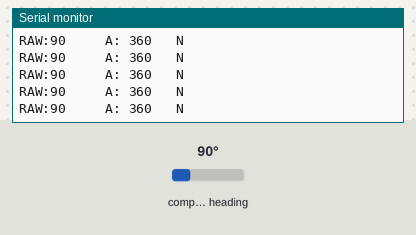
This sketch was run on a simulated Arduino Uno, built with avr-gcc and run on an emulated ATmega328P. Shown: the last lines printed to the serial monitor. The inputs (shaded band) are chosen by the test bench; at power-on: compass heading 90°.

Above: at 1.2 s.
1.3 s: compass heading set to 7°
At 1.69 s:
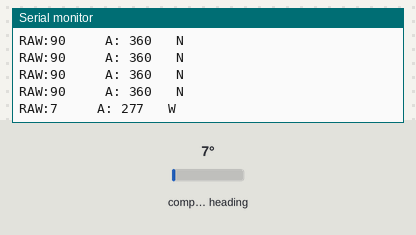
3.5 s: compass heading set to 180°
At 3.7 s:
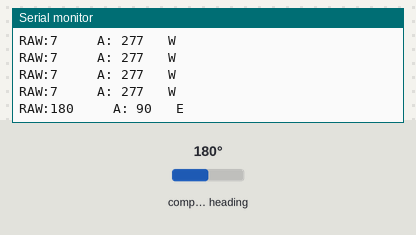
5.5 s: compass heading set to 269°
At 5.71 s:
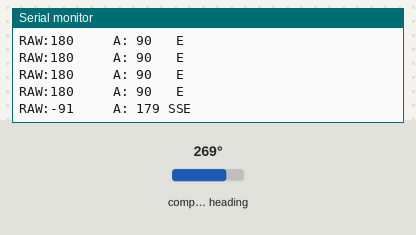
7.5 s: compass heading set to 352°
At 7.72 s:
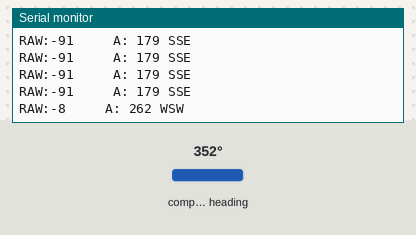

The sketch:

Compass_Readout.ino
```cpp
// (licence header left out)
#include <QMC5883LCompass.h>
#include <Wire.h>
QMC5883LCompass compass;

void setup() {
  Wire.begin();
  Serial.begin(9600);
  Serial.println("about to compass");
  compass.init();
  Serial.println("compassed");

  //compass.setCalibrationOffsets(-310.00, 2154.00, -3118.00);
  //compass.setCalibrationScales(1.75, 0.86, 0.79);

  //compass.setCalibrationOffsets(156.00, 74.00, -667.00);
  //compass.setCalibrationScales(0.95, 1.11, 0.96);

  //compass.setCalibrationOffsets(397.00, -344.00, -973.00);
  //compass.setCalibrationScales(1.13, 0.79, 1.18);

  //compass.setCalibrationOffsets(11.00, 1465.00, -87.00);
  //compass.setCalibrationScales(1.27, 0.69, 1.30);
  //compass.setMode("0x00", "0x00", "0x10", "0x00");
}

void loop() {
  int a, x,y,z;

  // Read compass values
  compass.read();

  // Return XYZ readings
  x = compass.getX();
  y = compass.getY();
  z = compass.getZ();

  //Serial.print("X: ");
  //Serial.print(x);
  //Serial.print(" Y: ");
  //Serial.print(y);
  //Serial.print(" Z: ");
  //Serial.print(z);
  //Serial.print(" ");

  // Return Azimuth reading
  a = compass.getAzimuth();
  Serial.print("RAW:");
  Serial.print(a);
  Serial.print("     ");
  a = a+270;
  if(a>360){a=a-360;}
  Serial.print("A: ");
  Serial.print(a);
  Serial.print(" ");

  byte b = compass.getAzimuth();

  char myArray[3];
  compass.getDirection(myArray, a);

  Serial.print(myArray[0]);
  Serial.print(myArray[1]);
  Serial.print(myArray[2]);
  Serial.println();

  delay(250);
}
```

Measured:
- after the input at 1.3 s, the serial monitor: prints a new line after 0.21 s (image 1)
- after the input at 3.5 s, the serial monitor: prints a new line at once (image 2)
- after the input at 5.5 s, the serial monitor: prints a new line at once (image 3)
- after the input at 7.5 s, the serial monitor: prints a new line at once (image 4)
